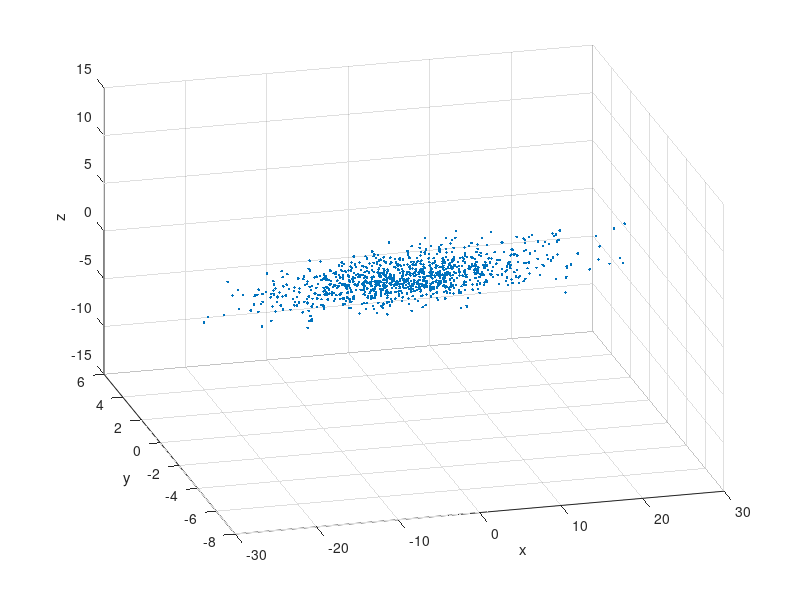

The MATLAB source for this figure: (Note: this script raises an error after producing the figure.)

N = 1000; p = 3;
X = zeros(N,p);
z1 = randn(N,1);
z2 = randn(N,1);
X(:,1) = 8*z1;
X(:,2) = 2*z2;
X(:,3) = -4*z2;

figure; set(gcf, 'color', 'w'); hold on;
plot3(X(:,1), X(:,2), X(:,3), '.'); xlabel('x'); ylabel('y'); zlabel('z');

grid on;
clear im;

az = -15; el = 30;
view([az,el]);

f = getframe;
[im,map] = rgb2ind(f.cdata,256,'nodither');
im(1,1,1,1) = 0;
xl = xlim; yl = ylim; zl = zlim;

for ii = 1:30
    azc = az - ii;
    view([azc, el + ii])
    f = getframe;
    imc = rgb2ind(f.cdata,map,'nodither');
    im(:,:,1,ii) = imc;
    %   if isequal(size(imc), size(squeeze(im(:,:,1,1))))
    %       im(:,:,1,k+1) = imc;
    %   else
    %       warning(num2str([azc el]))
    %   end

    [azc el]
    xlim(xl); ylim(yl); zlim(zl);
    set(gca, 'XTickLabel', []);
    set(gca, 'YTickLabel', []);
    set(gca, 'ZTickLabel', []);
    set(gca, 'XTick', linspace(xl(1), xl(2), 5));
    set(gca, 'YTick', linspace(yl(1), yl(2), 5));
    set(gca, 'ZTick', linspace(zl(1), zl(2), 5));
end
imwrite(im, map, 'Animation.gif', 'DelayTime', 0.05, 'LoopCount', inf)

